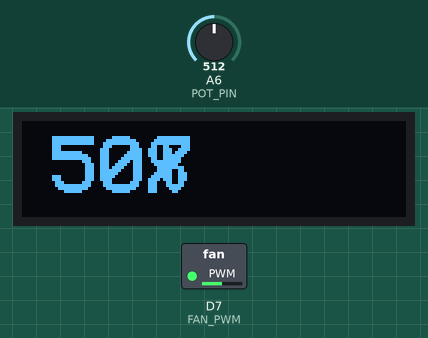
This program was run on a simulated Seeed XIAO (SAMD21). On the bench: 128×32 one-colour display, switched loads named in the program (green lamp = pin HIGH). The test bench sets the inputs (shaded band); at power-on: A6 (POT_PIN) = 512.

Above: at 1.2 s.
1.3 s: A6 (POT_PIN) set to 716
At 2.5 s:
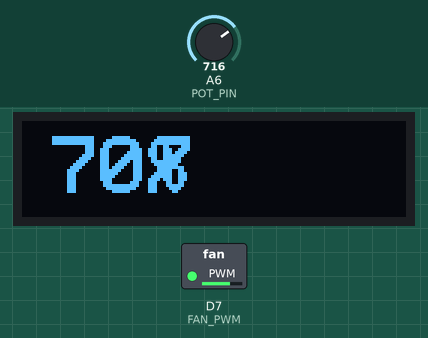
2.8 s: A6 (POT_PIN) set to 900
At 3.9 s:
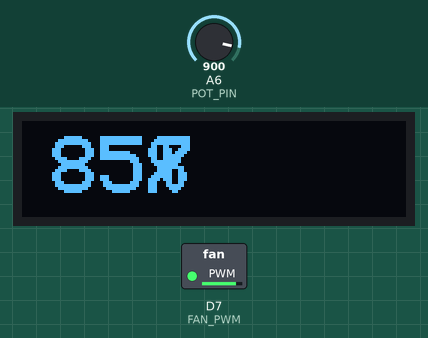
4.3 s: A6 (POT_PIN) set to 122
At 5.0 s:
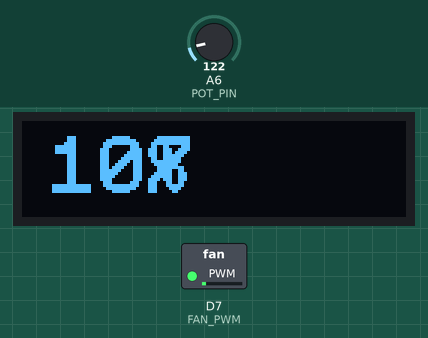
5.8 s: A6 (POT_PIN) set to 0
At 6.9 s:
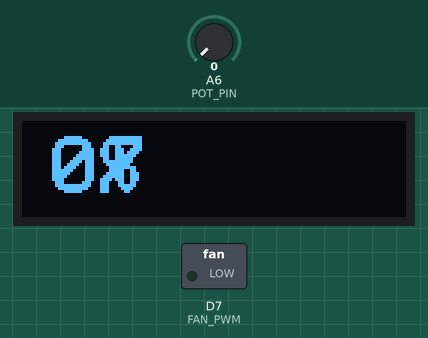
7.3 s: A6 (POT_PIN) set to 110
At 8.1 s:
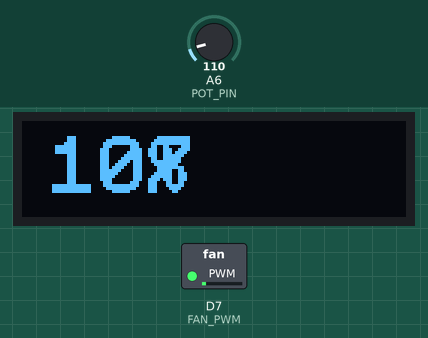
8.8 s: A6 (POT_PIN) set to 511
At 9.3 s:
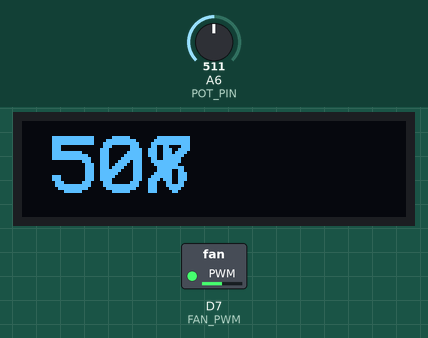
Timing chart, 0 to 11.3 s (numbered marks = the images above; inputs shaded):
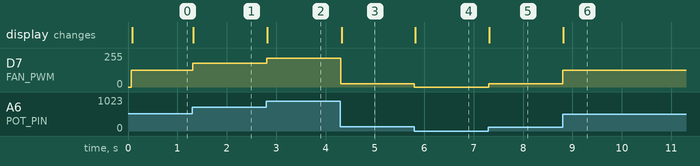

Measured:
- after the input at 1.3 s, D7 (FAN_PWM): 127/255 → 178/255 at once; the display: changes at once (image 1)
- after the input at 2.8 s, D7 (FAN_PWM): 178/255 → 216/255 at once; the display: changes at once (image 2)
- after the input at 4.3 s, D7 (FAN_PWM): 216/255 → 25/255 at once; the display: changes at once (image 3)
- after the input at 5.8 s, D7 (FAN_PWM): 25/255 → 0/255 at once; the display: changes at once (image 4)
- after the input at 7.3 s, D7 (FAN_PWM): 0/255 → 25/255 at once; the display: changes at once (image 5)
- after the input at 8.8 s, D7 (FAN_PWM): 25/255 → 127/255 at once; the display: changes at once (image 6)

The program:

main.cpp
```cpp
#include <Arduino.h>
#include <SPI.h>
#include <U8g2lib.h>

// OLED declaration
U8G2_SSD1306_128X32_UNIVISION_F_SW_I2C g_OLED(U8G2_R0, 5, 4);
int g_lineHeight;
String disp;

// PWM control
int fan_percentage;
int maxPotRead = 1023;

// Pins
#define POT_PIN A6
#define FAN_PWM A7

void updateOLED(int fan_percentage){
  // Clear the buffer
  g_OLED.clearBuffer();
  // Print the fan speed
  g_OLED.setCursor(10, g_lineHeight);
  disp = String(fan_percentage) + "%   ";
  g_OLED.print(disp);
  // Send buffer
  g_OLED.sendBuffer();
}

int round5(int in) {
 static signed char round5delta[5] = {0, -1, -2, 2, 1};  // difference to the "rounded to nearest 5" value
 return in + round5delta[in%5];
}

void setup() {
  // Pin setup
  pinMode(POT_PIN, INPUT);
  pinMode(FAN_PWM, OUTPUT);

  // OLED setup
  g_OLED.begin();
  g_OLED.clear();
  g_OLED.clearDisplay();
  g_OLED.setFont(u8g2_font_profont29_tf);
  g_lineHeight = g_OLED.getFontAscent() - g_OLED.getFontDescent();
  g_OLED.sendBuffer();

  // Serial
  Serial.begin(9600);
}

void loop() {
  // Check the potentiometer
  fan_percentage = int(map(analogRead(POT_PIN), 0, maxPotRead, 0, 100));
  if (fan_percentage > 100){
    fan_percentage = 100;
  }
  else if (fan_percentage < 3){
    fan_percentage = 0;
  }

  fan_percentage = round5(fan_percentage);

  // Run the fan at PWM
  analogWrite(FAN_PWM, map(fan_percentage, 0, 100, 0, 255));

  // Update the screen
  updateOLED(fan_percentage);
}
```
